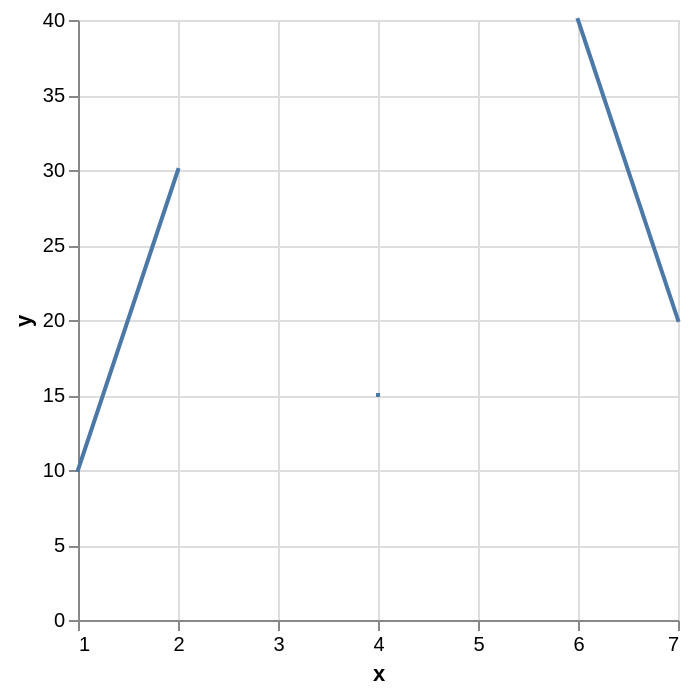

Here is the Vega-Lite specification saved for this chart:
### Vega-Lite specification from a JSON file in a GitHub repository (floating-point values rounded to 4 significant figures)
{"$schema": "https://vega.github.io/schema/vega-lite/v3.json", "data": {"values": [{"x": 1, "y": 10}, {"x": 2, "y": 30}, {"x": 3, "y": null}, {"x": 4, "y": 15}, {"x": 5, "y": null}, {"x": 6, "y": 40}, {"x": 7, "y": 20}]}, "mark": {"type": "line", "strokeCap": "square"}, "encoding": {"x": {"field": "x", "type": "quantitative"}, "y": {"field": "y", "type": "quantitative"}}}
